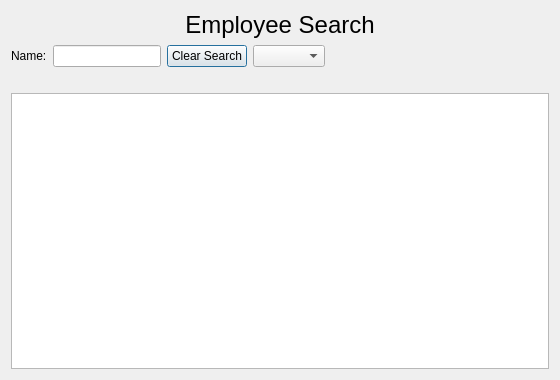
<?xml version="1.0" encoding="UTF-8"?>
<ui version="4.0">
 <class>EmployeePage</class>
 <widget class="QDialog" name="EmployeePage">
  <property name="geometry">
   <rect>
    <x>0</x>
    <y>0</y>
    <width>560</width>
    <height>380</height>
   </rect>
  </property>
  <property name="windowTitle">
   <string>Employees</string>
  </property>
  <layout class="QVBoxLayout" name="verticalLayout">
   <item>
    <widget class="QLabel" name="label_Header">
     <property name="font">
      <font>
       <pointsize>18</pointsize>
      </font>
     </property>
     <property name="text">
      <string>Employee Search</string>
     </property>
     <property name="alignment">
      <set>Qt::AlignHCenter|Qt::AlignTop</set>
     </property>
    </widget>
   </item>
   <item>
    <layout class="QHBoxLayout" name="horizontalLayout">
     <item>
      <widget class="QLabel" name="label_name">
       <property name="sizePolicy">
        <sizepolicy hsizetype="Fixed" vsizetype="Preferred">
         <horstretch>0</horstretch>
         <verstretch>0</verstretch>
        </sizepolicy>
       </property>
       <property name="text">
        <string>Name:</string>
       </property>
      </widget>
     </item>
     <item>
      <widget class="QLineEdit" name="lineEdit_nameSearch">
       <property name="sizePolicy">
        <sizepolicy hsizetype="Fixed" vsizetype="Fixed">
         <horstretch>0</horstretch>
         <verstretch>0</verstretch>
        </sizepolicy>
       </property>
      </widget>
     </item>
     <item>
      <widget class="QPushButton" name="pushButton_clear">
       <property name="sizePolicy">
        <sizepolicy hsizetype="Fixed" vsizetype="Fixed">
         <horstretch>0</horstretch>
         <verstretch>0</verstretch>
        </sizepolicy>
       </property>
       <property name="text">
        <string>Clear Search</string>
       </property>
      </widget>
     </item>
     <item>
      <widget class="QComboBox" name="comboBox_searchBy">
       <property name="sizePolicy">
        <sizepolicy hsizetype="Fixed" vsizetype="Fixed">
         <horstretch>0</horstretch>
         <verstretch>0</verstretch>
        </sizepolicy>
       </property>
      </widget>
     </item>
     <item>
      <spacer name="horizontalSpacer">
       <property name="orientation">
        <enum>Qt::Horizontal</enum>
       </property>
       <property name="sizeHint" stdset="0">
        <size>
         <width>40</width>
         <height>20</height>
        </size>
       </property>
      </spacer>
     </item>
    </layout>
   </item>
   <item>
    <spacer name="verticalSpacer">
     <property name="orientation">
      <enum>Qt::Vertical</enum>
     </property>
     <property name="sizeType">
      <enum>QSizePolicy::Minimum</enum>
     </property>
     <property name="sizeHint" stdset="0">
      <size>
       <width>20</width>
       <height>20</height>
      </size>
     </property>
    </spacer>
   </item>
   <item>
    <widget class="QTableView" name="tableView_employees"/>
   </item>
  </layout>
 </widget>
 <resources/>
 <connections/>
</ui>
